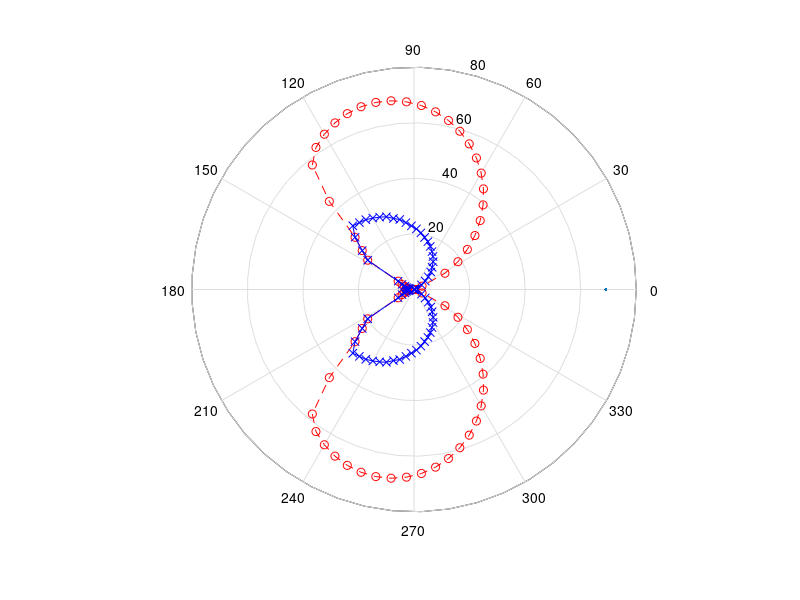

Source code (MATLAB):
%%%%%%%%%%%%%%%%%%%%%%%%%%%%%%%%%%%%%%%%%%%%%%%%%%%%%%%%%%%%%%%%%%%%%%%%%%%%%%%%
%This Matlab script was created by:
%Kristopher Seluga, USA www.rclandsailing.com copyright 2002
%To run this program you must have Matlab by MathWorks Inc.
%Place this file in Matlab/bin directory and type "landsail" at the prompt to execute
%If you have comments or questions please write to kseluga@rclandsailing.com
%Also, if you use this program to simulate an actual model or full sized landyacht
%please send feedback on its usefulness and how the predictions compare to observations
%so that the algorithm may be validated and improved.  
%The author makes no claims to the accuracy the results of this program.
%Thank you and enjoy.  
%%%%%%%%%%%%%%%%%%%%%%%%%%%%%%%%%%%%%%%%%%%%%%%%%%%%%%%%%%%%%%%%%%%%%%%%%%%%%%%%
%This script finds the maximum velocity vs heading of a landyacht based on:
%1. True wind speed
%2. Symmetric wing Lift/Drag correlations
%			a. Drag coefficient at zero angle of attack
%			b. Wing span, area & aspect ratio
%			c. Lift reduction after stall angle is reached
%3. Parasitic drag
%			a. Fuselage Drag
%			b. Crossbeam drag
%			c. Wheel rolling resistance
%4. Flipping criteria
%			a. Vehicle weight and geometry
%			b. Down force generation
%5. Side slipping
%			a. Available friction force
%			b. Down force generation
%6. Number of wings/sails
%7. Number of wheels (3 or 4)
%%%%%%%%%%%%%%%%%%%%%%%%%%%%%%%%%%%%%%%%%%%%%%%%%%%%%%%%%%%%%%%%%%%%%%%%%%%%%%%%
%MAIN VARIABLE DEFINITIONS
%all units are inches, pounds, seconds and radians unless otherwise stated
%phi = angle between true wind velocity and vehicle velocity
%theta = angle of wing(s) with respect to vehicle velocity (wing/sail trim)
%beta = angle between apparent wind and vehicle velocity
%alpha = angle of attack for wing(s) (alpha = beta - theta)
%V_TRUE = velocity of true wind
%vy = vehicle velocity relative to ground
%AR_WING = wing aspect ratio
%F_LIFT_WING = lift force on wing (perpendicular to apparent wind)
%F_DRAG_WING = drag force on wing (parallel to apparent wind)
%F_THRUST = net force "thrust" on vehicle in direction of vehicle velocity
%F_SIDE = sideways force on vehicle that causes slipping
%FLIP = a test value for flipping criteria, 0=no, 1=yes
%SLIP = a test value for slipping criteria, 0=no, 1=yes
%V_LIMIT = limiting yacht velocity when slipping and flipping criteria are ignored
%V_MAX = actual predicted maximum yacht velocity based on flip/slip criteria
%"CG" refers to center of gravity
%%%%%%%%%%%%%%%%%%%%%%%%%%%%%%%%%%%%%%%%%%%%%%%%%%%%%%%%%%%%%%%%%%%%%%%%%%%%%%%%
clear;	%clear memory before running program

%%%%%%%%%%%%%%%%%%%%%%%%%%%%%%%%%%%%%%%%%%%%%%%%%%%%%%%%%%%%%%%%%%%%%%%%%%%%%%%%
%SINGLE VALUE PARAMETERS THAT REMAIN CONSTANT FOR ENTIRE SIMULATION
%Change these values to match your vehicle's geometry and configuration
%air properties and other constants
RHO_AIR = 1.175*10^-7;					%density of air (lb*sec^2/in^4)
MU_AIR = 2.7326*10^-8;					%viscosity of air (lb*sec/in^2)
g = 32.2;								%gravity (ft/sec^2)
%true wind speed
V_TRUE_MPH = 20;						%true wind velocity (mph)
V_TRUE = V_TRUE_MPH*(528/360)*12;   	%true wind velocity (in/sec)
%wing properties (assuming symmetric section)
N_WING = 1;								%number of wings/sails
CD0_WING = 0.2;							%wing drag coefficient at zero angle of attack
S_WING = 48;							%wing span (in)
A_WING = 250;							%wing area (in^2)
HCE = 26;								%height of wing center of effort from ground (in)
psi_deg = 0;							%lean of mast from side stay slack (deg)
stall_deg = 18;							%wing stall angle- normally 16-20 deg (deg)
CL_DROP_FACTOR = 1.0;					%factor for exponetial lift dropoff after stall
psi = psi_deg*pi/180;					%lean of mast from side stay slack (rad)
stall = stall_deg*pi/180;				%stall angle (rad)
ARM_WING = HCE*cos(psi);				%moment arm for rig flipping moment (in)
C_WING = A_WING/S_WING;					%average wing chord length (in)
AR_WING = (S_WING^2)/A_WING;			%aspect ratio
CL_WING_MAX = 2*pi*sin(stall)/(1+2/AR_WING);		%maximum coefficient of lift before stall
%total yacht weight
WEIGHT = 4.0;								%total vehicle weight including pilot (lb)
%fuselage/body properties
AP_BODY = 10;				%total frontal fuselage projected area (in^2)
CD_BODY = 0.5;				%vehicle fuselage drag coefficient 
TRACK = 36;					%vehicle width/track (wheel center to center) (in)
WHEELBASE = 48;				%vehicle wheelbase (in)- only necessary for 3 wheel vehicle
DIST_CG = 9;				%horizontal distance from CG to rear wheels (in)- only necessary for 3 wheels
%wheel properties
N_WHEEL = 3;				%number of wheels
FRCT = 0.75;				%coefficient of friction between wheels and road
DIAM_WHEEL_FT = 3.0;		%front wheel diameter (in)
DIAM_WHEEL_RE = 4.0;		%rear wheel diameter (in)
B_WHEEL = 0.007;			%drag coefficient of rolling wheel, per wheel (lb/(rev/sec))
F_DRAG_WHEEL_MIN = 0.5;		%total rolling resistance at zero velocity (lbs)
%for small models on wheels with bearings B_WHEEL is on the order of 0.010 lb/(rev/sec)
%for full sized landyachts B_WHEEL is on the order of 0.10 lb/(rev/sec)
%crossbeam properties (lift-drag relations are for a symmetric naca section)
W_BEAM = 36;								%width of crossbeam available for generating down force (in)
T_BEAM = 0.5;								%maximum thickness of crossbeam wing section (in)
C_BEAM = 3.0;								%average crossbeam chord length (in)
A_BEAM = C_BEAM*W_BEAM;					%foil surface area per crossbeam (in^2)
AP_BEAM = T_BEAM*W_BEAM;				%projected frontal beam area (in^2)
AR_BEAM = (W_BEAM^2)/A_BEAM;			%aspect ratio of crossbeam
%relations for symmetric airfoil crossbeam with constant angle of attack
gamma_deg = 0;												%crossbeam angle of attack for generating down force (deg)
gamma = gamma_deg*pi/180;								%crossbeam angle of attack for generating down force (rad)
CD0_BEAM = 0.10;											%crossbeam drag coefficient at zero angle of attack
CL_BEAM = 2*pi*sin(gamma)/(1+2/AR_BEAM);			%crossbeam coefficient of lift
CD_BEAM = CD0_BEAM+((CL_BEAM^2)/(pi*AR_BEAM));	%crossbeam coefficient of drag
%END OF YACHT DATA ENTRY

%%%%%%%%%%%%%%%%%%%%%%%%%%%%%%%%%%%%%%%%%%%%%%%%%%%%%%%%%%%%%%%%%%%%%%%%%%%%%%%%
%PRE-LOOP CALCULATIONS
%CG/BEAM moment arm for righting moment calculation
if N_WHEEL == 4										%for a 4 wheeled symmetric yacht (track front = track rear)
   N_WHEEL_FT = 2;									%two front wheels
   N_WHEEL_RE = 2;									%two rear wheels
   zeta = 0;											%angle between flipping force and F_SIDE is zero (rad)
   ARM_CG = TRACK/2;									%cg moment arm for righting moment (in)
   ARM_BEAM = TRACK/2;								%beam moment arm for righting moment (in)
   N_BEAM = 2;											%number of crossbeams for down force generation (probably has 2 crossbeams)
elseif N_WHEEL == 3									%for a 3 wheeled symmetric yacht (2 wheels in rear)
   N_WHEEL_FT = 1;									%one front wheel
   N_WHEEL_RE = 2;									%two rear wheels
   zeta = atan((TRACK/2)/WHEELBASE);			%angle made between front wheel and each rear wheel (rad)
   ARM_CG = (WHEELBASE-DIST_CG)*sin(zeta);	%cg moment arm for righting moment (in)
   ARM_BEAM = (TRACK/2)*cos(zeta);				%beam moment arm for righting moment (in)
	N_BEAM = 1;											%number of crossbeams for down force generation (rear crossbeam only)
end
%main program loop parameters/starting values
e = 0.050;						%error sensitivity for thrust equilibrium check (lbs)
dv = 0;							%initial value for velocity change (in/sec)
vy0 = 100;						%initial value for vehicle velocity (in/sec)
vy = vy0;						%assign initial value to vy (in/sec)
F_THRUST = 1;					%initial non-zero value for thrust force (lbs)
%define matrices PHI and THETA for main program loops
%for smoother plot make N_phi and N_theta larger (this will make the program take longer to run)
N_phi = 39;									%number of divisions in PHI
phi_max = pi;								%maximum phi = 180 degrees (pi rad)
PHI = [0:phi_max/N_phi:phi_max];			%vector phi in radians from head-to-wind to 180 degrees (rad)
P = N_phi+1;                                %number of loops to be made for varying phi
N_theta = 120;								%number of divisions in THETA
theta_max = pi/3;							%maximum theta to test during loop (rad)
THETA = [0:theta_max/N_theta:theta_max];	%define vector of wing angles from zero to 90 deg (rad)
T = N_theta+1;								%number of loops to be made for varying theta

%%%%%%%%%%%%%%%%%%%%%%%%%%%%%%%%%%%%%%%%%%%%%%%%%%%%%%%%%%%%%%%%%%%%%%%%%%%%%%%%
%BEGIN MAIN PROGRAM LOOP THROUGH ALL VALUES OF PHI
for p = 1:1:P		%loop for entire range of phi (all possible headings)

    Steps_Remaining = P-p+1		%display number of steps remaining in loop to track progress
	phi = PHI(p);				%lookup value phi for this loop (rad)
    t = 1;						%initialize t counting variable

	while t <= T	%find VY_max for loop through for all values of theta
        
        %setup theta and vy for this value of t  
        theta=THETA(t);								%lookup current theta (rad)
        SIGN_F_THRUST = F_THRUST/abs(F_THRUST);		%find the sign of F_THRUST
        vy = vy + SIGN_F_THRUST*dv;					%increment/decrement guess for vehicle velocity (in/sec)

        %do calculations necessary to find net thrust
		if V_TRUE*cos(phi) + vy > 0																	%if apparent wind is from bow
			beta = atan((V_TRUE*sin(phi))/(vy+V_TRUE*cos(phi)));								%calc beta for beta < pi/2 (rad)
        else																									%if apparent wind is from stern
            beta = atan((V_TRUE*sin(phi-(pi/2))-vy)/(V_TRUE*cos(phi-(pi/2))))+pi/2;		%calc beta for beta > pi/2 (rad)
        end																									%end if loop
        alpha = beta-theta;															%calc alpha - wing angle of attack (rad)
        V_APPARENT = sqrt((vy+V_TRUE*cos(phi))^2+(V_TRUE*sin(phi))^2);	%calc magnitude of apparent wind velocity (in/sec)
        V_FRONT = V_APPARENT*cos(beta);											%calc apparent wind velocity in direction of vehicle velocity (in/sec)
        SIGN_V_FRONT = cos(beta)/abs(cos(beta));								%direction of front component of apparent wind (+1 from bow, -1 from stern)
   	    %wing lift and drag with rough approximation to lift drop off after stall
        if alpha > stall					 												%if angle of attack is less than stall angle
            CL_WING = (CL_WING_MAX*exp(stall))*exp(-CL_DROP_FACTOR*alpha);	%calc reduced wing lift coefficient
            CD_WING = CD0_WING+((CL_WING^2)/(pi*AR_WING));						%calc wing drag coefficient for this angle of attack
        else																					%if angle of attack is greter than stall angle
      	CL_WING = 2*pi*sin(alpha)/(1+2/AR_WING);								%calc wing lift coefficient for this angle of attack
   		CD_WING = CD0_WING+((CL_WING^2)/(pi*AR_WING));						%calc wing drag coefficient for this angle of attack
        end																					%end if loop
        AP_WING = A_WING*(1-((1-cos(psi))*alpha)/(pi/2));						%linear approximation to adjust effective wing area based on alpha and psi (in^2)
        %NOTE: when alpha is zero, AP_WING = A_WING, if alpha is 90 deg, AP_WING = A_WING*cos(psi)
        %this leads to the linear approximation: AP_WING = A_WING*(1-((1-cos(psi))*alpha)/(pi/2));
        F_LIFT_WING = N_WING*0.5*CL_WING*RHO_AIR*(V_APPARENT^2)*AP_WING;	%calc total wing lift force (lbs)
        F_DRAG_WING = N_WING*0.5*CD_WING*RHO_AIR*(V_APPARENT^2)*AP_WING;	%calc total wing drag force (lbs)
        %yacht/fuselage drag (not including crossbeams)
        F_DRAG_BODY = SIGN_V_FRONT*0.5*CD_BODY*RHO_AIR*(V_FRONT^2)*AP_BODY;	%calc fuselage drag force (lbs)
        %crossbeam lift (down force) and drag
    	if SIGN_V_FRONT == 1																	%for apparent wind from bow
		   F_LIFT_BEAM = N_BEAM*0.5*CL_BEAM*RHO_AIR*(V_FRONT^2)*A_BEAM;		%calc total crossbeam lift force (lbs)
           F_DRAG_BEAM = N_BEAM*0.5*CD_BEAM*RHO_AIR*(V_FRONT^2)*A_BEAM;		%calc total crossbeam drag force (lbs)
        else																						%for apparent wind from stern
      	F_LIFT_BEAM = 0;																	%crossbeam generates zero lift
   		F_DRAG_BEAM = -2*N_BEAM*0.5*CD_BEAM*RHO_AIR*(V_FRONT^2)*A_BEAM;	%calc total crossbeam drag force (lbs)
    end																						%end if loop
   %wheel drag (rolling viscous friction)
   RPS_WHEEL_FT = vy/(pi*DIAM_WHEEL_FT);														%calc front wheel rev per sec (rps)
   RPS_WHEEL_RE = vy/(pi*DIAM_WHEEL_RE);														%calc rear wheel rev per sec (rps)
   F_DRAG_WHEEL = B_WHEEL*(N_WHEEL_FT*RPS_WHEEL_FT + N_WHEEL_RE*RPS_WHEEL_RE);	%calc total wheel drag force (lbs)
   F_DRAG_WHEEL = max(F_DRAG_WHEEL,F_DRAG_WHEEL_MIN);										%use minimum wheel rolling resistance for low speeds (lbs)
   %sum up all forward thrust forces
	F_SIDE = F_LIFT_WING*cos(beta)*cos(psi)+F_DRAG_WING*sin(beta);		%calc sideways sliding force (lbs)
   F_THRUST = F_LIFT_WING*sin(beta)*cos(psi)-F_DRAG_WING*cos(beta)-F_DRAG_BODY-F_DRAG_BEAM-F_DRAG_WHEEL;	%calc net thrust force (lbs)
   %SLIP/FLIP required quantities (righting/flipping moment and side friction)
	F_DOWN = WEIGHT + F_LIFT_BEAM + F_LIFT_WING*sin(psi);					%total down force from crossbeam and wing (lb)
	M_RIGHT = WEIGHT*ARM_CG + F_LIFT_BEAM*ARM_BEAM;							%available righting moment (in*lb)
   F_FLIP = F_SIDE*cos(zeta) + F_THRUST*sin(zeta);							%component of rig force perpendicular to supporing wheels (lbs)
   M_FLIP = F_FLIP*ARM_WING;														%flipping moment from rig (in*lb)
	F_FRICT = F_DOWN*FRCT;															%total available sideways friction force (lbs)
   %END OF ALL FORCE AND MOMENT CALCULATIONS FOR THIS LOOP
   %scale velocity step change for next loop
   X = 10;													%scale factor for calculating dv
   dv = X*abs(F_THRUST);								%scale velocity change by F_THRUST (if X is too large loop becomes unstable)
		%perform slip criteria calculations
  		if F_SIDE > F_FRICT			%if side sliding force from rig exceeds available friction force
			SLIP(t) = 1;				%set SLIP to 1 (yes)
		else								%if friction is greater than sliding force
			SLIP(t) = 0;				%set SLIP to 0 (no)
		end								%end SLIP if loop
		%perform flip criteria calculations
		if M_FLIP > M_RIGHT			%if flipping moment from rig exceeds available righting moment
			FLIP(t) = 1;				%set FLIP to 1 (yes)
		else								%if righting moment is greater than flipping moment
			FLIP(t) = 0;				%set FLIP to 0 (no)
		end								%end FLIP if loop
		%check for positive thrust force near zero, if so go to next theta value
		if vy > 0 & alpha > 0		%only continue for loops that lead to positive velocity and angle of attack
			if abs(F_THRUST) < e		%if thrust is close to zero (lbs)
                VY(t) = vy;				%store final value of vehicle speed from this loop (in/sec) 
        		t = t+1;					%increment t to calculate vehicle speed for next theta
     		end 	  						%end thrust check if loop
        else								%if yacht velocity or angle of attack is not positive
     		VY(t) = 0;					%assign this velocity to zero (do not keep track of negative velocities)
      	t = t+1;						%increment t to calculate vehicle speed for next theta
      	vy = vy0;					%reset initial velocity guess
        end								%end else loop
    end	 								%end of while  t <= T loop
	%truncate VY matrix to remove infinite element
    V_LIMIT(p) = max(VY);			%store V_LIMIT vector as maximum velocity before SLIP and FLIP are considered (in/sec)
	%change all velocity entries to zero if SLIP or FLIP = 1 (yes)
    for z = 1:1:T						%loop through entire matrix for each theta
 		if (SLIP(z) + FLIP(z) > 0)	%if FLIP or SLIP = 1 (yes)
  	  		VY(z) = 0;					%set this velocity element to zero
     	end								%end if loop
    end									%end for loop
    %store theta that corresponds to this VMAX
    V_MAX(p) = max(VY);				%store maximum velocity found for this angle phi to VMAX(p)
	q = 1;								%initialize counting var q = 1
    while VY(q) ~= V_MAX(p)			%while VY_TRUNK(q) not equal VMAX
        q = q+1;							%increment q until VY_TRUNK(q) = VMAX(p)
	end									%end while loop
    THETA_MAX(p) = THETA(q);		%store theta that corresponds to VMAX(p) (rad)
end   									%end of "for 1:1:P" loop
%END MAIN PROGRAM LOOP

%%%%%%%%%%%%%%%%%%%%%%%%%%%%%%%%%%%%%%%%%%%%%%%%%%%%%%%%%%%%%%%%%%%%%%%%%%%%%%%%
%ORGANIZE DATA INTO MAXIMUM SPEED INFORMATION
TOP_SPEED_IN_SEC = max(V_MAX);							%store top speed in in/sec (in/sec)
TOP_SPEED_FT_SEC = TOP_SPEED_IN_SEC/12;				%convert top speed to ft/sec (ft/sec)
TOP_SPEED_MPH = TOP_SPEED_FT_SEC*(360/528);			%convert top speed to mph (mph)
V_LIMIT_MPH = (V_LIMIT/12)*(360/528);					%convert limit speed to mph (mph)
V_MAX_FT_SEC = V_MAX/12;									%convert maximum speed matrix to mph (ft/sec)
V_MAX_MPH = (V_MAX_FT_SEC)*(360/528);					%convert maximum speed matrix to mph (mph)

for j= 1:1:P-1													%loop through all of matrix V_MAX
   if V_MAX(j) == TOP_SPEED_IN_SEC						%look for entry of maximum velocity
      J = j;													%if this is that entry, save entry number
   end															%end if loop
end																%end for loop

THETA_TOP_SPEED_RAD = THETA_MAX(J);						%store theta that corresponds to TOP_SPEED_MPH (rad)
PHI_TOP_SPEED_RAD = PHI(J);								%store phi that corresponds to TOP_SPEED_MPH (rad)
THETA_TOP_SPEED_DEG = THETA_TOP_SPEED_RAD*180/pi;	%convert to degrees (deg)
PHI_TOP_SPEED_DEG = PHI_TOP_SPEED_RAD*180/pi;		%convert to degrees (deg)
%plot velocity results in polar coordinates
RHO_MAX = 3*ceil(max(V_LIMIT_MPH)/3);					%get maximum radius in whole numbers divisible by 3
MP = 1;															%subplot dimension
NP = 1;															%subplot dimension
subplot(MP,NP,1),polar(0,RHO_MAX);						%create polar plot with whole number scale
subplot(MP,NP,1),hold;										%hold plot so data can be plotted
subplot(MP,NP,1),polar(PHI,V_LIMIT_MPH,'ro--');		%polar plot limit velocity vs phi in red
subplot(MP,NP,1),polar(-PHI,V_LIMIT_MPH,'ro--');	%polar plot limit velocity vs -phi (mirror image)
subplot(MP,NP,1),polar(PHI,V_MAX_MPH,'bx-'); 		%polar plot maximum velocity vs phi in blue
subplot(MP,NP,1),polar(-PHI,V_MAX_MPH,'bx-');		%polar plot maximum velocity vs -phi (mirror image)
%subplot(MP,NP,1),title('Polar Vel. Plot (mph)');		%title plot
subplot(MP,NP,1),hold;										%release plot to return to default condition
%display desired values
TOP_SPEED_MPH = round(TOP_SPEED_MPH)					%round and print maximum velocity (mph)
PHI_TOP_SPEED_DEG = round(PHI_TOP_SPEED_DEG)			%round and print phi for TOP SPEED (deg)
THETA_TOP_SPEED_DEG = round(THETA_TOP_SPEED_DEG)	%round and print theta for TOP SPEED (deg)

%%%%%%%%%%%%%%%%%%%%%%%%%%%%%%%%%%%%%%%%%%%%%%%%%%%%%%%%%%%%%%%%%%%%%%%%%%%%%%%%
%END MAIN PROGRAM
%BEGIN POST LOOP CALCULATIONS FOR STORING & DISPLAYING OTHER RELEVANT INFO

%%%%%%%%%%%%%%%%%%%%%%%%%%%%%%%%%%%%%%%%%%%%%%%%%%%%%%%%%%%%%%%%%%%%%%%%%%%%%%%%
%CALCULATE APPROXIMATE TIME REQUIRED TO REACH 95% of TOP SPEED IGNORING SLIP/FLIP CRITERIA
phi = PHI_TOP_SPEED_RAD;												%heading for top speed
theta = THETA_TOP_SPEED_RAD;											%wing angle at top speed
vy = 88;																		%begin at 5 mph yacht velocity
dt = 0.2;																	%time increment (sec)
TIME_MAX = 60*10;															%maximum time before loop is cut off (sec)
time = 0;																	%start at time = zero
while vy < 0.95*TOP_SPEED_IN_SEC & time < TIME_MAX	%keep looping until vy is 95% of top speed
	
    if V_TRUE*cos(phi) + vy > 0																	%if apparent wind is from bow
		beta = atan((V_TRUE*sin(phi))/(vy+V_TRUE*cos(phi)));								%calc beta for beta < pi/2 (rad)
    else																									%if apparent wind is from stern
	   beta = atan((V_TRUE*sin(phi-(pi/2))-vy)/(V_TRUE*cos(phi-(pi/2))))+pi/2;		%calc beta for beta > pi/2 (rad)
    end																									%end if loop
    
    alpha = beta-theta;															%calc alpha - wing angle of attack (rad)
    V_APPARENT = sqrt((vy+V_TRUE*cos(phi))^2+(V_TRUE*sin(phi))^2);	%calc magnitude of apparent wind velocity (in/sec)
	V_FRONT = V_APPARENT*cos(beta);											%calc apparent wind velocity in direction of vehicle velocity (in/sec)
  	SIGN_V_FRONT = cos(beta)/abs(cos(beta));								%direction of front component of apparent wind (+1 from bow, -1 from stern)
    
    %wing lift and drag with rough approximation to lift drop off after stall
    if alpha > stall					 												%if angle of attack is less than stall angle
    	CL_WING = (CL_WING_MAX*exp(stall))*exp(-CL_DROP_FACTOR*alpha);	%calc reduced wing lift coefficient
        CD_WING = CD0_WING+((CL_WING^2)/(pi*AR_WING));					%calc wing drag coefficient for this angle of attack
    else																%if angle of attack is greter than stall angle
     	CL_WING = 2*pi*sin(alpha)/(1+2/AR_WING);						%calc wing lift coefficient for this angle of attack
        CD_WING = CD0_WING+((CL_WING^2)/(pi*AR_WING));					%calc wing drag coefficient for this angle of attack
    end																	%end if loop
    AP_WING = A_WING*(1-((1-cos(psi))*alpha)/(pi/2));					%linear approximation to adjust projected wing area based on alpha and psi (in^2)
   %NOTE: when alpha is zero, AP_WING = A_WING, if alpha is 90 deg, AP_WING = A_WING*cos(psi)
   %this leads to the linear approximation: AP_WING = A_WING*(1-((1-cos(psi))*alpha)/(pi/2));
   F_LIFT_WING = N_WING*0.5*CL_WING*RHO_AIR*(V_APPARENT^2)*AP_WING;	    %calc total wing lift force (lbs)
	F_DRAG_WING = N_WING*0.5*CD_WING*RHO_AIR*(V_APPARENT^2)*AP_WING;	%calc total wing drag force (lbs)
   %yacht/fuselage drag (not including crossbeams)
   F_DRAG_BODY = SIGN_V_FRONT*0.5*CD_BODY*RHO_AIR*(V_FRONT^2)*AP_BODY;	%calc fuselage drag force (lbs)
   %crossbeam lift (down force) and drag
    if SIGN_V_FRONT == 1												%for apparent wind from bow
	    F_LIFT_BEAM = N_BEAM*0.5*CL_BEAM*RHO_AIR*(V_FRONT^2)*A_BEAM;	%calc total crossbeam lift force (lbs)
        F_DRAG_BEAM = N_BEAM*0.5*CD_BEAM*RHO_AIR*(V_FRONT^2)*A_BEAM;	%calc total crossbeam drag force (lbs)
    else
        F_LIFT_BEAM = 0;
        F_DRAG_BEAM = -2*N_BEAM*0.5*CD_BEAM*RHO_AIR*(V_FRONT^2)*A_BEAM;	%calc total crossbeam drag force (lbs)
    end
    
    %wheel drag (rolling viscous friction)
    RPS_WHEEL_FT = vy/(pi*DIAM_WHEEL_FT);                                       %calc front wheel rev per sec (rps)
    RPS_WHEEL_RE = vy/(pi*DIAM_WHEEL_RE);										%calc rear wheel rev per sec (rps)
    F_DRAG_WHEEL = B_WHEEL*(N_WHEEL_FT*RPS_WHEEL_FT + N_WHEEL_RE*RPS_WHEEL_RE);	%calc wheel drag force (lbs)
    F_DRAG_WHEEL = max(F_DRAG_WHEEL,F_DRAG_WHEEL_MIN);							%use minimum wheel rolling resistance for low speeds (lbs)
	
    %sum up all forward thrust forces
    F_THRUST = F_LIFT_WING*sin(beta)*cos(psi)-F_DRAG_WING*cos(beta)-F_DRAG_BODY-F_DRAG_BEAM-F_DRAG_WHEEL;	%calc net thrust force (lbs)
    ACCEL_G = F_THRUST/WEIGHT;		%calculate acceleration (g's)
	ACCEL_IN_SEC = ACCEL_G*g*12;	%acceleration in (in/sec^2)
    vy = vy + dt*ACCEL_IN_SEC;		%increase velocity based on acceleration and time step (in/sec)
    time = time + dt;				%increment time by one time step (sec)
end

if time < TIME_MAX
   TIME_TO_TOP_SPEED_SEC = time;													%time to top speed (sec)
	TIME_TO_TOP_SPEED_MIN = TIME_TO_TOP_SPEED_SEC/60;						%time to top speed (min)
	TIME_TO_TOP_SPEED_MIN = round(10*TIME_TO_TOP_SPEED_MIN)/10			%display time (min)
else
   disp('Accleration calc failed')
end

%%%%%%%%%%%%%%%%%%%%%%%%%%%%%%%%%%%%%%%%%%%%%%%%%%%%%%%%%%%%%%%%%%%%%%%%%%%%%%%%
%CALCULTE & STORE RELEVANT PARAMETERS AT FULL SPEED FOR ALL HEADINGS
for p = 1:1:P													%loop for entire range of phi (all possible headings)
	vy = V_MAX(p);												%top speed (in/sec)
   phi = PHI(p);												%heading (rad)
   %do calculations necessary to find net thrust
   if vy > 0																								%only proceed for non zero velocities
		if V_TRUE*cos(phi) + vy > 0																	%if apparent wind is from bow
			BETA(p) = atan((V_TRUE*sin(phi))/(vy+V_TRUE*cos(phi)));							%calc beta for beta < pi/2 (rad)
   	else																									%if apparent wind is from stern
		   BETA(p) = atan((V_TRUE*sin(phi-(pi/2))-vy)/(V_TRUE*cos(phi-(pi/2))))+pi/2;	%calc beta for beta > pi/2 (rad)
	   end																									%end if loop
      ALPHA(p) = BETA(p)-THETA_MAX(p);												%calc alpha (rad)
		V_APPARENT(p) = sqrt((vy+V_TRUE*cos(phi))^2+(V_TRUE*sin(phi))^2);	%calc magnitude of apparent wind velocity (in/sec)
		V_FRONT = V_APPARENT(p)*cos(BETA(p));										%calc apparent wind velocity along vehicle velocity direction (in/sec)
	  	SIGN_V_FRONT = cos(BETA(p))/abs(cos(BETA(p)));							%direction of front component of apparent wind (+1 from bow, -1 from stern)
   	%wing lift and drag with rough approximation to lift drop off after stall
   	if ALPHA(p) > stall				 													%if angle of attack is less than stall angle
      	CL_WING = (CL_WING_MAX*exp(stall))*exp(-CL_DROP_FACTOR*ALPHA(p));	%calc reduced wing lift coefficient
   		CD_WING = CD0_WING+((CL_WING^2)/(pi*AR_WING));							%calc wing drag coefficient for this angle of attack
   	else																						%if angle of attack is greter than stall angle
      	CL_WING = 2*pi*sin(ALPHA(p))/(1+2/AR_WING);								%calc wing lift coefficient for this angle of attack
   		CD_WING = CD0_WING+((CL_WING^2)/(pi*AR_WING));							%calc wing drag coefficient for this angle of attack
   	end																						%end if loop
		AP_WING = A_WING*(1-((1-cos(psi))*ALPHA(p))/(pi/2));							%linear approximation to adjust projected wing area based on alpha and psi (in^2)
		F_LIFT_WING(p) = N_WING*0.5*CL_WING*RHO_AIR*(V_APPARENT(p)^2)*AP_WING;	%calc total wing lift force (lbs)
		F_DRAG_WING(p) = N_WING*0.5*CD_WING*RHO_AIR*(V_APPARENT(p)^2)*AP_WING;	%calc total wing drag force (lbs)
   	%yacht/fuselage drag (not including crossbeams)
		F_DRAG_BODY(p) = SIGN_V_FRONT*0.5*CD_BODY*RHO_AIR*(V_FRONT^2)*AP_BODY;	%calc fuselage drag force (lbs)
		%crossbeam lift (down force) and drag
      if SIGN_V_FRONT == 1																		%for apparent wind from bow
		   F_LIFT_BEAM(p) = N_BEAM*0.5*CL_BEAM*RHO_AIR*(V_FRONT^2)*A_BEAM;		%calc total crossbeam lift force (lbs)
   		F_DRAG_BEAM(p) = N_BEAM*0.5*CD_BEAM*RHO_AIR*(V_FRONT^2)*A_BEAM;		%calc total crossbeam drag force (lbs)
   	else
      	F_LIFT_BEAM(p) = 0;
   		F_DRAG_BEAM(p) = -2*N_BEAM*0.5*CD_BEAM*RHO_AIR*(V_FRONT^2)*A_BEAM;	%calc total crossbeam drag force (lbs)
   	end
   	%wheel drag (rolling viscous friction)
   	RPS_WHEEL_FT = vy/(pi*DIAM_WHEEL_FT);															%calc front wheel rev per sec (rps)
   	RPS_WHEEL_RE = vy/(pi*DIAM_WHEEL_RE);															%calc rear wheel rev per sec (rps)
   	F_DRAG_WHEEL(p) = B_WHEEL*(N_WHEEL_FT*RPS_WHEEL_FT + N_WHEEL_RE*RPS_WHEEL_RE);	%calc wheel drag force (lbs)
	   F_DRAG_WHEEL(p) = max(F_DRAG_WHEEL(p),F_DRAG_WHEEL_MIN);									%use minimum wheel rolling resistance for low speeds (lbs)
		%sum up all forward (thrust) and sideways (slide) forces
		F_THRUST(p) = F_LIFT_WING(p)*sin(BETA(p))*cos(psi)-F_DRAG_WING(p)*cos(BETA(p))-F_DRAG_BODY(p)-F_DRAG_BEAM(p)-F_DRAG_WHEEL(p);		%calc net thrust force (lbs)
		F_SIDE(p) = F_LIFT_WING(p)*cos(BETA(p))*cos(psi)+F_DRAG_WING(p)*sin(BETA(p));						%calc sideways sliding force (lbs)
   else																					%if vy is zero, then set all stored values to zero
      BETA(p) = 0;
      ALPHA(p) = 0;
		V_APPARENT(p) = 0;
		F_LIFT_WING(p) = 0;
		F_DRAG_WING(p) = 0;
		F_DRAG_BODY(p) = 0;
		F_LIFT_BEAM(p) = 0;
		F_DRAG_BEAM(p) = 0;
		F_DRAG_WHEEL(p) = F_DRAG_WHEEL_MIN;
		F_THRUST(p) = 0;
		F_SIDE(p) = 0;
   end																				%end if loop
end																					%end for loop
%print out desired values
REYNOLDS = RHO_AIR*C_WING*V_APPARENT/MU_AIR;								%Reynolds number
APPARENT_WIND_SPEED_MPH = round(V_APPARENT*(360/528)/12);			%apparent wind speed (mph)
DOWN_FORCE_LB = round(10*(F_LIFT_BEAM))/10;								%down force from crossbeam (lbs)
SIDE_FORCE_LB = round(10*F_SIDE)/10;										%sliding force (lbs)
BODY_AERO_DRAG_LB = round(10*(F_DRAG_BODY + F_DRAG_BEAM))/10;		%total body aerodynamic drag (mph)
WHEEL_DRAG_LB = round(10*F_DRAG_WHEEL)/10;								%wheel drag (lbs)
RIG_LIFT_LB = round(10*F_LIFT_WING)/10;									%total rig lift (lbs)
RIG_DRAG_LB = round(10*F_DRAG_WING)/10;									%total rig drag (lbs)
PHI_DEG = PHI*180/pi;															%convert PHI to degrees
ALPHA_DEG = ALPHA*180/pi;														%convert ALPHA to degrees
BETA_DEG = BETA*180/pi;															%convert BETA to degrees
THETA_MAX_DEG = THETA_MAX*180/pi;											%convert THETA_MAX to degrees
%plot angular info (change NP to 2 to use this plot)
%subplot(MP,NP,2),plot(PHI_DEG,BETA_DEG,'k');							%plot apparent wind angle v. phi
%subplot(MP,NP,2),hold;															%hold plot
%subplot(MP,NP,2),plot(PHI_DEG,THETA_MAX_DEG,'b');						%plot wing trim angle angle v. phi
%subplot(MP,NP,2),plot(PHI_DEG,ALPHA_DEG,'r');							%plot angle of attack wind angle v. phi
%subplot(MP,NP,2),title('BETA, THETA MAX & ALPHA');					%title plot
%subplot(MP,NP,2),hold;															%hold plot
%%%%%%%%%%%%%%%%%%%%%%%%%%%%%%%%%%%%%%%%%%%%%%%%%%%%%%%%%%%%%%%%%%%%%%%%%%%%%%%%
%%%%%%%%%%%%%%%%%%%%%%%%%%%%%%%%%%%%%%%%%%%%%%%%%%%%%%%%%%%%%%%%%%%%%%%%%%%%%%%%
%%%%%%%%%%%%%%%%%%%%%%%%%%%%%%%%%%%%%%%%%%%%%%%%%%%%%%%%%%%%%%%%%%%%%%%%%%%%%%%%
%%%%%%%%%%%%%%%%%%%%%%%%%%%%%%%%%%%%%%%%%%%%%%%%%%%%%%%%%%%%%%%%%%%%%%%%%%%%%%%%
%END OF PROGRAM